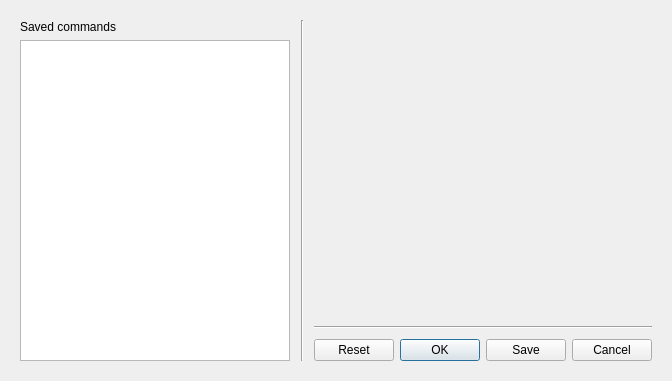
<?xml version="1.0" encoding="UTF-8"?>
<ui version="4.0">
 <class>ProcRunGui</class>
 <widget class="QWidget" name="ProcRunGui">
  <property name="geometry">
   <rect>
    <x>0</x>
    <y>0</y>
    <width>672</width>
    <height>381</height>
   </rect>
  </property>
  <property name="windowTitle">
   <string>Console</string>
  </property>
  <layout class="QVBoxLayout" name="verticalLayout_2">
   <item>
    <widget class="QStackedWidget" name="stackedWidget">
     <property name="currentIndex">
      <number>1</number>
     </property>
     <widget class="QWidget" name="page">
      <layout class="QVBoxLayout" name="verticalLayout">
       <item>
        <layout class="QHBoxLayout" name="horizontalLayout">
         <item>
          <widget class="QPushButton" name="runButton">
           <property name="text">
            <string>Run ...</string>
           </property>
          </widget>
         </item>
         <item>
          <spacer name="horizontalSpacer">
           <property name="orientation">
            <enum>Qt::Horizontal</enum>
           </property>
           <property name="sizeHint" stdset="0">
            <size>
             <width>40</width>
             <height>20</height>
            </size>
           </property>
          </spacer>
         </item>
         <item>
          <widget class="QPushButton" name="terminateButton">
           <property name="text">
            <string>Terminate</string>
           </property>
          </widget>
         </item>
         <item>
          <widget class="QPushButton" name="killButton">
           <property name="text">
            <string>Kill</string>
           </property>
          </widget>
         </item>
        </layout>
       </item>
       <item>
        <widget class="QPlainTextEdit" name="plainTextEdit">
         <property name="autoFillBackground">
          <bool>false</bool>
         </property>
         <property name="frameShape">
          <enum>QFrame::Panel</enum>
         </property>
         <property name="frameShadow">
          <enum>QFrame::Sunken</enum>
         </property>
         <property name="lineWidth">
          <number>1</number>
         </property>
         <property name="midLineWidth">
          <number>1</number>
         </property>
         <property name="tabChangesFocus">
          <bool>true</bool>
         </property>
         <property name="lineWrapMode">
          <enum>QPlainTextEdit::NoWrap</enum>
         </property>
         <property name="readOnly">
          <bool>true</bool>
         </property>
         <property name="textInteractionFlags">
          <set>Qt::LinksAccessibleByMouse|Qt::TextSelectableByMouse</set>
         </property>
         <property name="maximumBlockCount">
          <number>1000</number>
         </property>
         <property name="backgroundVisible">
          <bool>false</bool>
         </property>
        </widget>
       </item>
       <item>
        <widget class="QTabWidget" name="tabWidget">
         <property name="maximumSize">
          <size>
           <width>16777215</width>
           <height>36</height>
          </size>
         </property>
         <property name="tabPosition">
          <enum>QTabWidget::South</enum>
         </property>
         <property name="tabShape">
          <enum>QTabWidget::Triangular</enum>
         </property>
         <property name="currentIndex">
          <number>-1</number>
         </property>
         <property name="documentMode">
          <bool>true</bool>
         </property>
         <property name="tabsClosable">
          <bool>true</bool>
         </property>
         <property name="movable">
          <bool>true</bool>
         </property>
         <property name="tabBarAutoHide">
          <bool>false</bool>
         </property>
        </widget>
       </item>
      </layout>
     </widget>
     <widget class="QWidget" name="page_2">
      <layout class="QGridLayout" name="gridLayout">
       <item row="2" column="2" colspan="2">
        <widget class="Line" name="line">
         <property name="minimumSize">
          <size>
           <width>0</width>
           <height>12</height>
          </size>
         </property>
         <property name="orientation">
          <enum>Qt::Horizontal</enum>
         </property>
        </widget>
       </item>
       <item row="3" column="2" colspan="2">
        <widget class="QDialogButtonBox" name="buttonBox">
         <property name="standardButtons">
          <set>QDialogButtonBox::Cancel|QDialogButtonBox::Ok|QDialogButtonBox::Reset|QDialogButtonBox::Save</set>
         </property>
        </widget>
       </item>
       <item row="1" column="0" rowspan="3">
        <widget class="QTreeView" name="treeView">
         <property name="contextMenuPolicy">
          <enum>Qt::CustomContextMenu</enum>
         </property>
        </widget>
       </item>
       <item row="0" column="0">
        <widget class="QLabel" name="label_2">
         <property name="sizePolicy">
          <sizepolicy hsizetype="Preferred" vsizetype="Maximum">
           <horstretch>0</horstretch>
           <verstretch>0</verstretch>
          </sizepolicy>
         </property>
         <property name="text">
          <string>Saved commands</string>
         </property>
         <property name="buddy">
          <cstring>treeView</cstring>
         </property>
        </widget>
       </item>
       <item row="0" column="1" rowspan="4">
        <widget class="Line" name="line_2">
         <property name="minimumSize">
          <size>
           <width>12</width>
           <height>0</height>
          </size>
         </property>
         <property name="frameShadow">
          <enum>QFrame::Sunken</enum>
         </property>
         <property name="lineWidth">
          <number>1</number>
         </property>
         <property name="orientation">
          <enum>Qt::Vertical</enum>
         </property>
        </widget>
       </item>
       <item row="0" column="2" rowspan="2" colspan="2">
        <widget class="ProcDataWdg" name="procDataWidget" native="true"/>
       </item>
      </layout>
     </widget>
    </widget>
   </item>
  </layout>
 </widget>
 <customwidgets>
  <customwidget>
   <class>ProcDataWdg</class>
   <extends>QWidget</extends>
   <header location="global">procrungui/procdatawdg.h</header>
   <container>1</container>
  </customwidget>
 </customwidgets>
 <tabstops>
  <tabstop>treeView</tabstop>
  <tabstop>tabWidget</tabstop>
  <tabstop>plainTextEdit</tabstop>
 </tabstops>
 <resources/>
 <connections/>
</ui>
